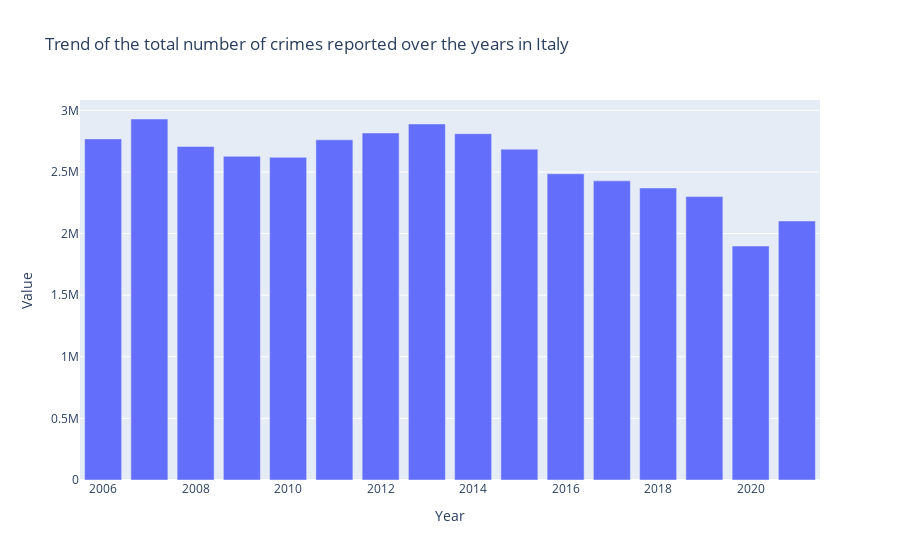

Notebook cell for this chart:
### Markdown cell above
The first unit of analysis taken into consideration will be the **Italian territory** as a whole:

* We will see the **total number** of **crimes** reported in the time span taken into consideration, and we will compute the **average** per year;
* We will check the **years** with the **maximum** and **minimum** amount;
* We will compute the **trend** from `2006` to `2021`, to see if the numbers are **increasing** or **decreasing**.

### Code cell
# Finding the number of crimes reported in the time span taken into consideration
year_and_total_values = df.loc[df['Crime'] == 'totale'].groupby(['Year']).sum(numeric_only=True)['Value']


print(f"Overall, in the 16 years taken into consideration, {sum(year_and_total_values)} crimes were reported.",
        f"\nA mean of {round(sum(year_and_total_values)/len(year_and_total_values))} per year and {round((sum(year_and_total_values)/len(year_and_total_values) / 365))} per day",
        f"\nA standard deviation of {round(np.std(year_and_total_values))}.")

px.bar(data_frame= year_and_total_values.reset_index(),
       x = 'Year',
       y = 'Value',
       title= 'Trend of the total number of crimes reported over the years in Italy')

### Figure 1 — Plotly figure (JSON) as saved in the notebook; plotly's stock layout.template omitted (floating-point values rounded to 4 significant figures)
{"data": [{"alignmentgroup": "True", "hovertemplate": "Year=%{x}<br>Value=%{y}<extra></extra>", "legendgroup": "", "marker": {"color": "#636efa", "pattern": {"shape": ""}}, "name": "", "offsetgroup": "", "orientation": "v", "showlegend": false, "textposition": "auto", "type": "bar", "x": [2006, 2007, 2008, 2009, 2010, 2011, 2012, 2013, 2014, 2015, 2016, 2017, 2018, 2019, 2020, 2021], "xaxis": "x", "y": [2768407, 2929755, 2706832, 2627066, 2618464, 2760473, 2816291, 2889474, 2810427, 2684934, 2485035, 2427667, 2369960, 2300101, 1898784, 2102459], "yaxis": "y"}], "layout": {"barmode": "relative", "legend": {"tracegroupgap": 0}, "title": {"text": "Trend of the total number of crimes reported over the years in Italy"}, "xaxis": {"anchor": "y", "domain": [0, 1], "title": {"text": "Year"}}, "yaxis": {"anchor": "x", "domain": [0, 1], "title": {"text": "Value"}}}}
